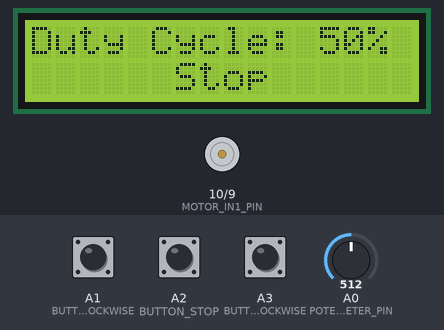
The sketch below on a simulated Arduino Uno, built with avr-gcc and run on an emulated ATmega328P. On the bench: 16×2 character LCD, motor-driver pin pairs drawn as motors (green arrow = first pin HIGH = forward, orange = second pin HIGH = backward, longer = more drive, scaled by the enable pin). The inputs (shaded band) are chosen by the test bench; at power-on: A0 (POTENTIOMETER_PIN) = 512, A1 (BUTTON_CLOCKWISE) HIGH, A3 (BUTTON_ANTICLOCKWISE) HIGH, A2 (BUTTON_STOP) HIGH. The modem accepts every AT command (registered, SIM ready, sends succeed) and sends nothing else; what the sketch prints to the serial monitor is not drawn.

Above: at 4.3 s.
4.4 s: A0 (POTENTIOMETER_PIN) set to 716
At 8.5 s:
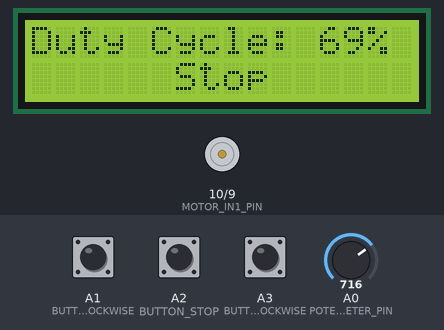
9.2 s: A1 (BUTTON_CLOCKWISE) pulled LOW for 3.2 s
At 12.7 s:
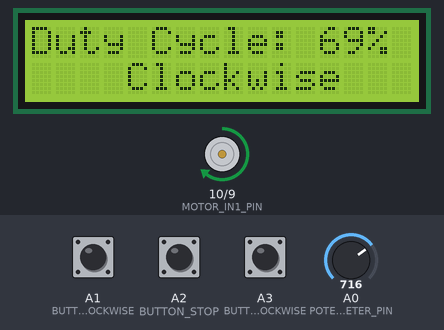
13.9 s: A3 (BUTTON_ANTICLOCKWISE) pulled LOW for 3.2 s
At 18.0 s:
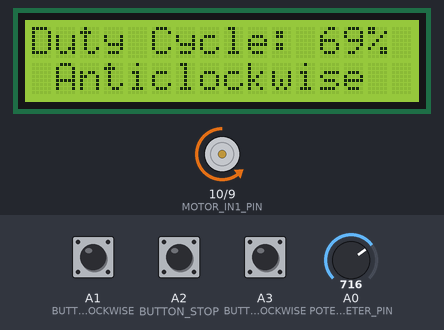
18.6 s: A0 (POTENTIOMETER_PIN) set to 900
At 22.1 s:
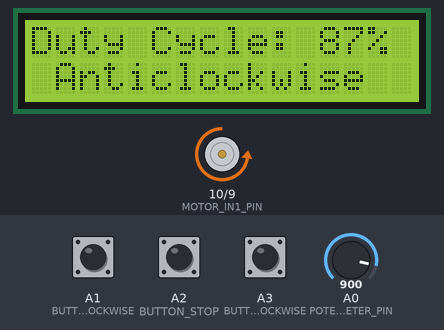
22.8 s: A2 (BUTTON_STOP) pulled LOW for 3.2 s
At 26.3 s:
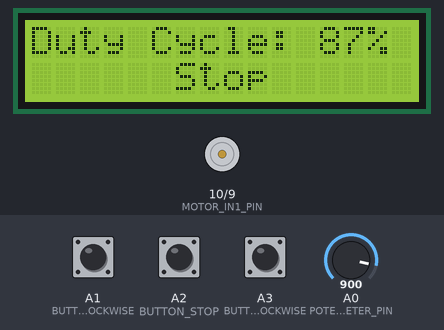
27.5 s: A0 (POTENTIOMETER_PIN) set to 122
At 31.6 s:
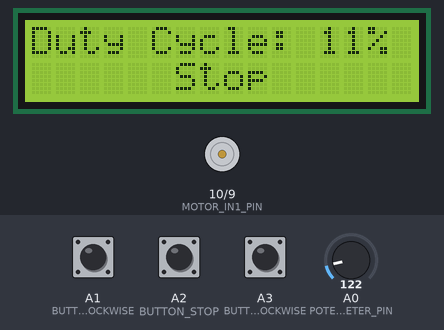
Timing chart, 0 to 32.9 s (numbered marks = the images above; inputs shaded):
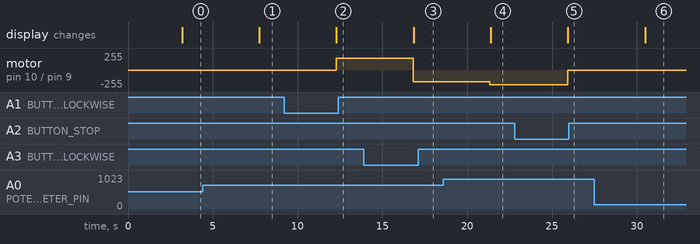

Measured:
- after the input at 4.4 s, the display: changes after 3.3 s (image 1)
- after the input at 9.2 s, motor on pin 10 (MOTOR_IN1_PIN) / pin 9 (MOTOR_IN2_PIN): stopped → forward 178/255 after 3.1 s; the display: changes after 3.1 s (image 2)
- after the input at 13.9 s, motor on pin 10 (MOTOR_IN1_PIN) / pin 9 (MOTOR_IN2_PIN): forward 178/255 → backward 178/255 after 2.9 s; the display: changes after 2.9 s (image 3)
- after the input at 18.6 s, motor on pin 10 (MOTOR_IN1_PIN) / pin 9 (MOTOR_IN2_PIN): backward 178/255 → backward 224/255 after 2.7 s; the display: changes after 2.8 s (image 4)
- after the input at 22.8 s, motor on pin 10 (MOTOR_IN1_PIN) / pin 9 (MOTOR_IN2_PIN): backward 224/255 → stopped after 3.1 s; the display: changes after 3.1 s (image 5)
- after the input at 27.5 s, the display: changes after 3.0 s (image 6)

The sketch:

Arduino_code.ino
```cpp
#include <SoftwareSerial.h>
#include <Wire.h>
#include <LiquidCrystal_I2C.h>

#define RX_PIN 2  // TX of esp8266 connected with Arduino pin 2
#define TX_PIN 3  // RX of esp8266 connected with Arduino pin 3
LiquidCrystal_I2C lcd(0x27, 16, 2);

#define POTENTIOMETER_PIN  A0  // 10k Variable Resistor
#define BUTTON_CLOCKWISE A1 // Clockwise Button
#define BUTTON_STOP A2 // Stop Button
#define BUTTON_ANTICLOCKWISE A3 // Anticlockwise Button

#define MOTOR_ENA_PIN 11 // Enable1 L298 for PWM
#define MOTOR_IN1_PIN 10 // In1 L298 for Clockwise
#define MOTOR_IN2_PIN 9  // In2 L298 for Anticlockwise

int adcValue = 0;
int pwmDutyCycle;
int lcdDutyCycle;
int motorState = 0;

String WIFI_SSID = "Kanna";   // WIFI NAME
String WIFI_PASS = "kannakannu";    // WIFI PASSWORD
String API = "0IJ2EVDNU3KVHOFE";  // Write API KEY
String HOST = "api.thingspeak.com";
String PORT = "80";
int countTrueCommand;
int countTimeCommand;
boolean found = false;
SoftwareSerial esp8266(RX_PIN, TX_PIN);


void setup(){
  Serial.begin(9600);

  pinMode(POTENTIOMETER_PIN, INPUT);
  pinMode(BUTTON_CLOCKWISE, INPUT_PULLUP);
  pinMode(BUTTON_STOP, INPUT_PULLUP);
  pinMode(BUTTON_ANTICLOCKWISE, INPUT_PULLUP);
  pinMode(MOTOR_ENA_PIN, OUTPUT);
  pinMode(MOTOR_IN1_PIN, OUTPUT);
  pinMode(MOTOR_IN2_PIN, OUTPUT);

  lcd.init();
  lcd.backlight();
  lcd.print(" JAI SHREE RAM");
  Serial.begin(115200);
  esp8266.begin(115200);
  lcd.setCursor(0, 1);
  lcd.print("SPEED CONTROL OF DC MOTOR");
  sendCommand("AT", 5, "OK");
  sendCommand("AT+CWMODE=1", 5, "OK");
  sendCommand("AT+CWJAP=\"" + WIFI_SSID + "\",\"" + WIFI_PASS + "\"", 20, "OK");
  lcd.clear();
  lcd.print("Connecting to");
  lcd.setCursor(0, 1);
  lcd.print("WiFi: ");
  lcd.print(WIFI_SSID);
  delay(3000);
}

void loop(){
    adcValue = analogRead(POTENTIOMETER_PIN);
    pwmDutyCycle = map(adcValue, 0, 1023, 0, 255);
    lcdDutyCycle = map(adcValue, 0, 1023, 0, 100);

    analogWrite(MOTOR_ENA_PIN, pwmDutyCycle);
    Serial.println(pwmDutyCycle);
    lcd.setCursor(0, 0);
    lcd.print("Duty Cycle: ");
    lcd.print(lcdDutyCycle);
    lcd.print("%  ");

    if(digitalRead(BUTTON_CLOCKWISE) == 0){ motorState = 1; }
    if(digitalRead(BUTTON_STOP) == 0){ motorState = 0; }
    if(digitalRead(BUTTON_ANTICLOCKWISE) == 0){ motorState = 2; }

    lcd.setCursor(0, 1);

    if(motorState == 0){
        lcd.print("      Stop      ");
        digitalWrite(MOTOR_IN1_PIN, LOW);
        digitalWrite(MOTOR_IN2_PIN, LOW);
    }

    if(motorState == 1){
        lcd.print("    Clockwise   ");
        digitalWrite(MOTOR_IN1_PIN, HIGH);
        digitalWrite(MOTOR_IN2_PIN, LOW);
    }

    if(motorState == 2){
        lcd.print(" Anticlockwise  ");
        digitalWrite(MOTOR_IN1_PIN, LOW);
        digitalWrite(MOTOR_IN2_PIN, HIGH);
    }
      //To send the data to server
  String getData = "GET /update?api_key=" + API + "&field1=" + lcdDutyCycle + "&field2=" + motorState;
  sendCommand("AT+CIPMUX=1", 5, "OK");
  sendCommand("AT+CIPSTART=0,\"TCP\",\"" + HOST + "\"," + PORT, 15, "OK");
  sendCommand("AT+CIPSEND=0," + String(getData.length() + 4), 4, ">");
  esp8266.println(getData);
  delay(1500);
  countTrueCommand++;
  sendCommand("AT+CIPCLOSE=0", 5, "OK");
  delay(3000);
}
void sendCommand(String command, int maxTime, char readReplay[]) {
  Serial.print(countTrueCommand);
  Serial.print(". at command => ");
  Serial.print(command);
  Serial.print(" ");
  while (countTimeCommand < (maxTime * 1)) {
    esp8266.println(command);      //at+cipsend
    if (esp8266.find(readReplay))  //ok
    {
      found = true;
      break;
    }
    countTimeCommand++;
  }
  if (found == true) {
    Serial.println("OK");
    countTrueCommand++;
    countTimeCommand = 0;
  }
  if (found == false) {
    Serial.println("Fail");
    countTrueCommand = 0;
    countTimeCommand = 0;
  }
  found = false;
}
```
